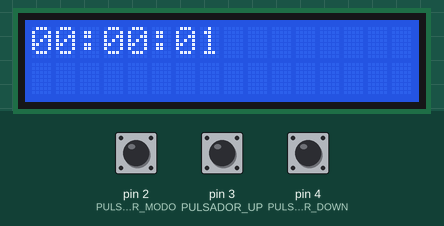
A sketch run on a simulated Arduino Uno, built with avr-gcc and run on an emulated ATmega328P. On the bench: 16×2 character LCD. The test bench sets the inputs (shaded band); at power-on: pin 2 (PULSADOR_MODO) LOW, pin 3 (PULSADOR_UP) LOW, pin 4 (PULSADOR_DOWN) LOW.

Above: at 1.2 s.
1.3 s: pin 2 (PULSADOR_MODO) pulled HIGH for 0.15 s
At 2.5 s:
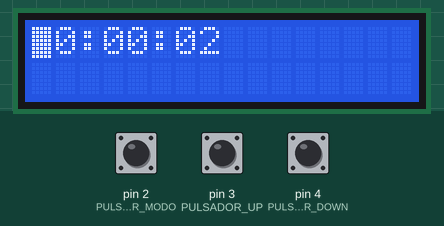
3.5 s: pin 3 (PULSADOR_UP) pulled HIGH for 0.15 s
At 4.8 s:
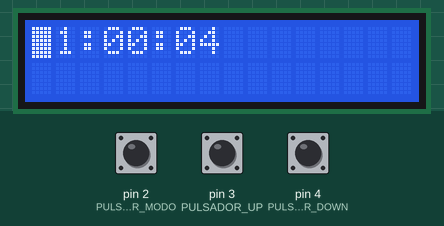
5.5 s: pin 4 (PULSADOR_DOWN) pulled HIGH for 0.15 s
At 6.8 s:
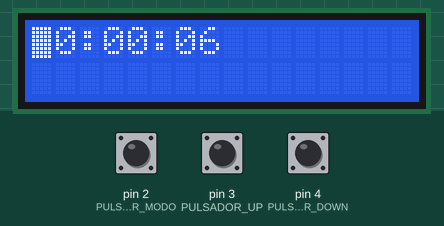
7.5 s: pin 2 (PULSADOR_MODO) pulled HIGH for 1 s
At 9.8 s:
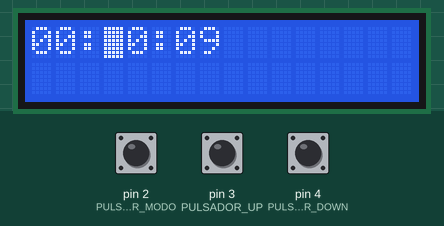
10.0 s: pin 3 (PULSADOR_UP) pulled HIGH for 1 s
At 12.4 s:
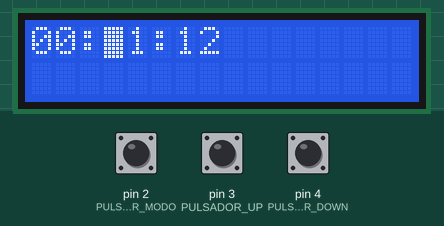
12.5 s: pin 4 (PULSADOR_DOWN) pulled HIGH for 1 s
At 14.8 s:
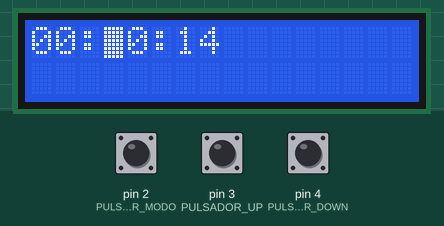
Timing chart, 0 to 16.3 s (numbered marks = the images above; inputs shaded):
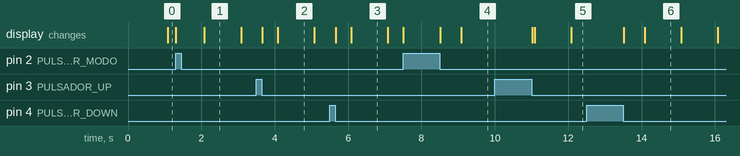

Measured:
- what the display in image 1 shows lasts 1.0 s, from 2.1 s to 3.1 s

The sketch:

RelojDespertador_parte2.ino
```cpp
#include <TimerOne.h>
#include <LiquidCrystal_I2C.h>
#include <Wire.h>


LiquidCrystal_I2C lcd (0x27, 16, 2);
const int PULSADOR_MODO = 2;
const int PULSADOR_UP = 3;
const int PULSADOR_DOWN = 4;

int horas=0;
int minutos=0;
volatile int segundos=0;
volatile boolean actualizar=true;

char texto[10];
int modo = 0;
const int N=3;


void setup(){
  Wire.begin();
  lcd.begin(16,2);
  lcd.clear();
  lcd.backlight();

  pinMode(PULSADOR_MODO, INPUT);
  pinMode(PULSADOR_UP, INPUT);
  pinMode(PULSADOR_DOWN, INPUT);

  Timer1.initialize(1000000);
  Timer1.attachInterrupt(manejadoraTimer);
}

void manejadoraTimer(){
    segundos++;
    actualizar=true;
}

void actualizarReloj(){
  minutos += segundos / 60;
  segundos = segundos % 60;

  horas += minutos / 60;
  minutos = minutos % 60;

  horas = horas % 24;
}


void incrementarHoras(){
  horas ++;
  horas = horas % 24;
  actualizar=true;
}

void decrementarHoras(){
  horas --;
  if(horas<0){
    horas = 23;
  }
  actualizar=true;
}

void incrementarMinutos(){
  minutos ++;
  minutos = minutos % 60;
  actualizar=true;
}

void decrementarMinutos(){
  minutos --;
  if(minutos<0){
    minutos = 59;
  }
  actualizar=true;
}

void fijarCursorModo(){
  switch(modo){
    case 0:
      lcd.noBlink();
    break;
    case 1:
      lcd.setCursor(0, 0);
      lcd.blink();
    break;
    case 2:
      lcd.setCursor(3, 0);
      lcd.blink();
    break;
  }
}

void loop(){

  if(digitalRead(PULSADOR_MODO)==HIGH){
    modo++;
    modo = modo % N;
    fijarCursorModo();
    while(digitalRead(PULSADOR_MODO)==HIGH);
  }

  switch(modo){
    case 1:
      if(digitalRead(PULSADOR_UP)==HIGH){
        incrementarHoras();
        while(digitalRead(PULSADOR_UP)==HIGH);
      }
      if(digitalRead(PULSADOR_DOWN)==HIGH){
        decrementarHoras();
        while(digitalRead(PULSADOR_DOWN)==HIGH);
      }
    break;
    case 2:
    if(digitalRead(PULSADOR_UP)==HIGH){
        incrementarMinutos();
        while(digitalRead(PULSADOR_UP)==HIGH);
      }
      if(digitalRead(PULSADOR_DOWN)==HIGH){
        decrementarMinutos();
        while(digitalRead(PULSADOR_DOWN)==HIGH);
      }
    break;
  }

  if(actualizar == true){
    actualizarReloj();
    lcd.clear();
    lcd.noBlink();
    lcd.setCursor(0,0);
    sprintf(texto, "%02d:%02d:%02d",horas,minutos, segundos);
    lcd.print(texto);
    /*lcd.print(horas);
    lcd.print(":");
    lcd.print(minutos);
    lcd.print(":");
    lcd.print(segundos);*/
    actualizar = false;
    fijarCursorModo();
  }

}
```
